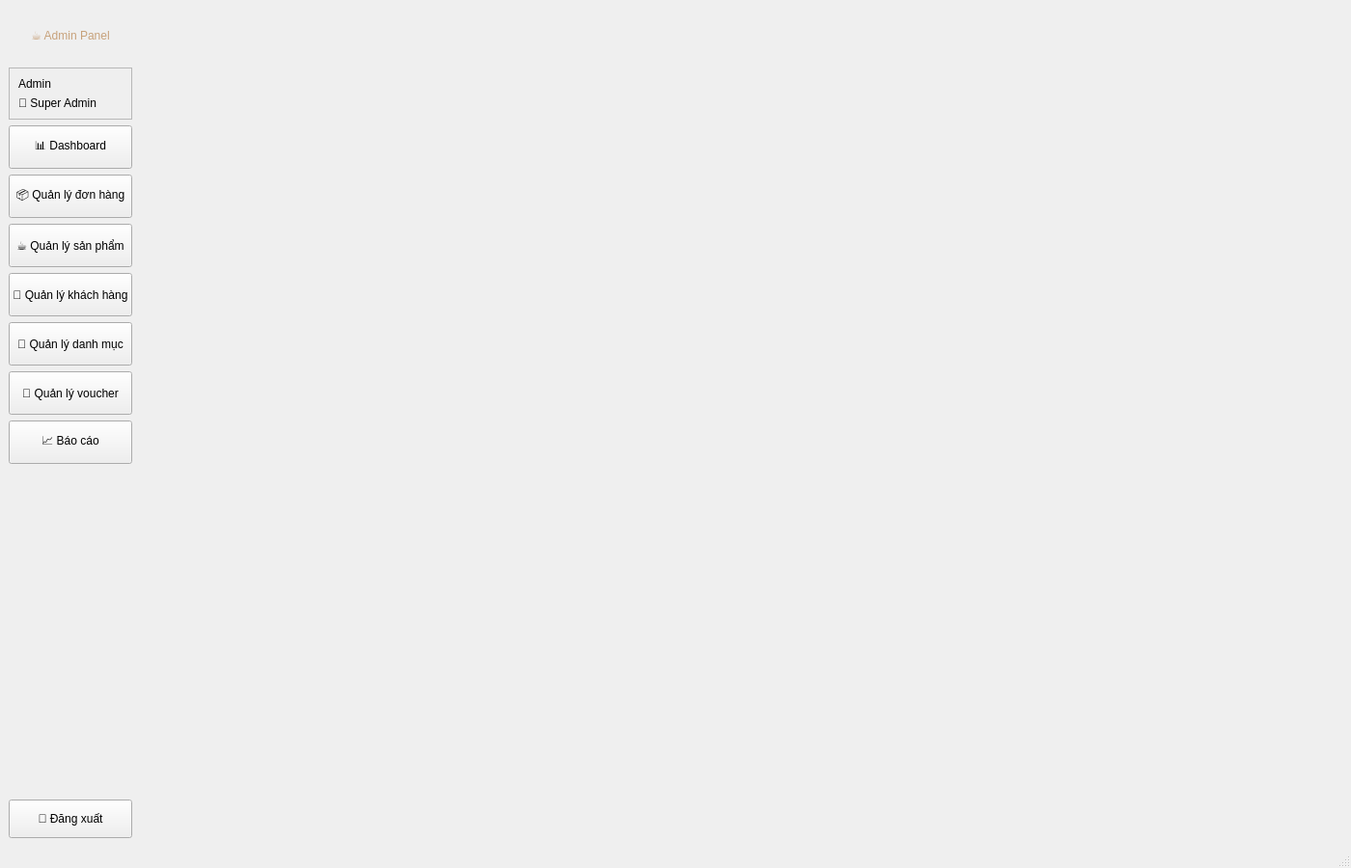
<?xml version="1.0" encoding="UTF-8"?>
<ui version="4.0">
 <class>AdminMainWindow</class>
 <widget class="QMainWindow" name="AdminMainWindow">
  <property name="geometry">
   <rect>
    <x>0</x>
    <y>0</y>
    <width>1400</width>
    <height>900</height>
   </rect>
  </property>
  <property name="windowTitle">
   <string>Coffee Shop Admin</string>
  </property>
  <widget class="QWidget" name="centralWidget">
   <layout class="QHBoxLayout" name="mainLayout">
    <property name="spacing">
     <number>0</number>
    </property>
    <property name="leftMargin">
     <number>0</number>
    </property>
    <property name="topMargin">
     <number>0</number>
    </property>
    <property name="rightMargin">
     <number>0</number>
    </property>
    <property name="bottomMargin">
     <number>0</number>
    </property>
    <item>
     <widget class="QWidget" name="sidebarWidget" native="true">
      <property name="maximumSize">
       <size>
        <width>250</width>
        <height>16777215</height>
       </size>
      </property>
      <layout class="QVBoxLayout" name="sidebarLayout">
       <item>
        <widget class="QLabel" name="logoLabel">
         <property name="text">
          <string>☕ Admin Panel</string>
         </property>
         <property name="alignment">
          <set>Qt::AlignCenter</set>
         </property>
         <property name="styleSheet">
          <string>color: #c7a17a; padding: 20px 0;</string>
         </property>
        </widget>
       </item>
       <item>
        <widget class="QFrame" name="adminInfoWidget">
         <property name="frameShape">
          <enum>QFrame::StyledPanel</enum>
         </property>
         <layout class="QVBoxLayout" name="adminInfoLayout">
          <item>
           <widget class="QLabel" name="adminNameLabel">
            <property name="text">
             <string>Admin</string>
            </property>
           </widget>
          </item>
          <item>
           <widget class="QLabel" name="adminRoleLabel">
            <property name="text">
             <string>👑 Super Admin</string>
            </property>
           </widget>
          </item>
         </layout>
        </widget>
       </item>
       <item>
        <widget class="QPushButton" name="dashboardButton">
         <property name="text">
          <string>📊 Dashboard</string>
         </property>
         <property name="minimumSize">
          <size>
           <width>0</width>
           <height>45</height>
          </size>
         </property>
        </widget>
       </item>
       <item>
        <widget class="QPushButton" name="ordersButton">
         <property name="text">
          <string>📦 Quản lý đơn hàng</string>
         </property>
         <property name="minimumSize">
          <size>
           <width>0</width>
           <height>45</height>
          </size>
         </property>
        </widget>
       </item>
       <item>
        <widget class="QPushButton" name="productsButton">
         <property name="text">
          <string>☕ Quản lý sản phẩm</string>
         </property>
         <property name="minimumSize">
          <size>
           <width>0</width>
           <height>45</height>
          </size>
         </property>
        </widget>
       </item>
       <item>
        <widget class="QPushButton" name="usersButton">
         <property name="text">
          <string>👥 Quản lý khách hàng</string>
         </property>
         <property name="minimumSize">
          <size>
           <width>0</width>
           <height>45</height>
          </size>
         </property>
        </widget>
       </item>
       <item>
        <widget class="QPushButton" name="categoriesButton">
         <property name="text">
          <string>📂 Quản lý danh mục</string>
         </property>
         <property name="minimumSize">
          <size>
           <width>0</width>
           <height>45</height>
          </size>
         </property>
        </widget>
       </item>
       <item>
        <widget class="QPushButton" name="vouchersButton">
         <property name="text">
          <string>🎫 Quản lý voucher</string>
         </property>
         <property name="minimumSize">
          <size>
           <width>0</width>
           <height>45</height>
          </size>
         </property>
        </widget>
       </item>
       <item>
        <widget class="QPushButton" name="reportsButton">
         <property name="text">
          <string>📈 Báo cáo</string>
         </property>
         <property name="minimumSize">
          <size>
           <width>0</width>
           <height>45</height>
          </size>
         </property>
        </widget>
       </item>
       <item>
        <spacer name="verticalSpacer">
         <property name="orientation">
          <enum>Qt::Vertical</enum>
         </property>
         <property name="sizeHint" stdset="0">
          <size>
           <width>20</width>
           <height>40</height>
          </size>
         </property>
        </spacer>
       </item>
       <item>
        <widget class="QPushButton" name="logoutButton">
         <property name="text">
          <string>🚪 Đăng xuất</string>
         </property>
         <property name="minimumSize">
          <size>
           <width>0</width>
           <height>40</height>
          </size>
         </property>
        </widget>
       </item>
      </layout>
     </widget>
    </item>
    <item>
     <widget class="QStackedWidget" name="contentStackedWidget"/>
    </item>
   </layout>
  </widget>
  <widget class="QStatusBar" name="statusbar"/>
 </widget>
 <resources/>
 <connections/>
</ui>
